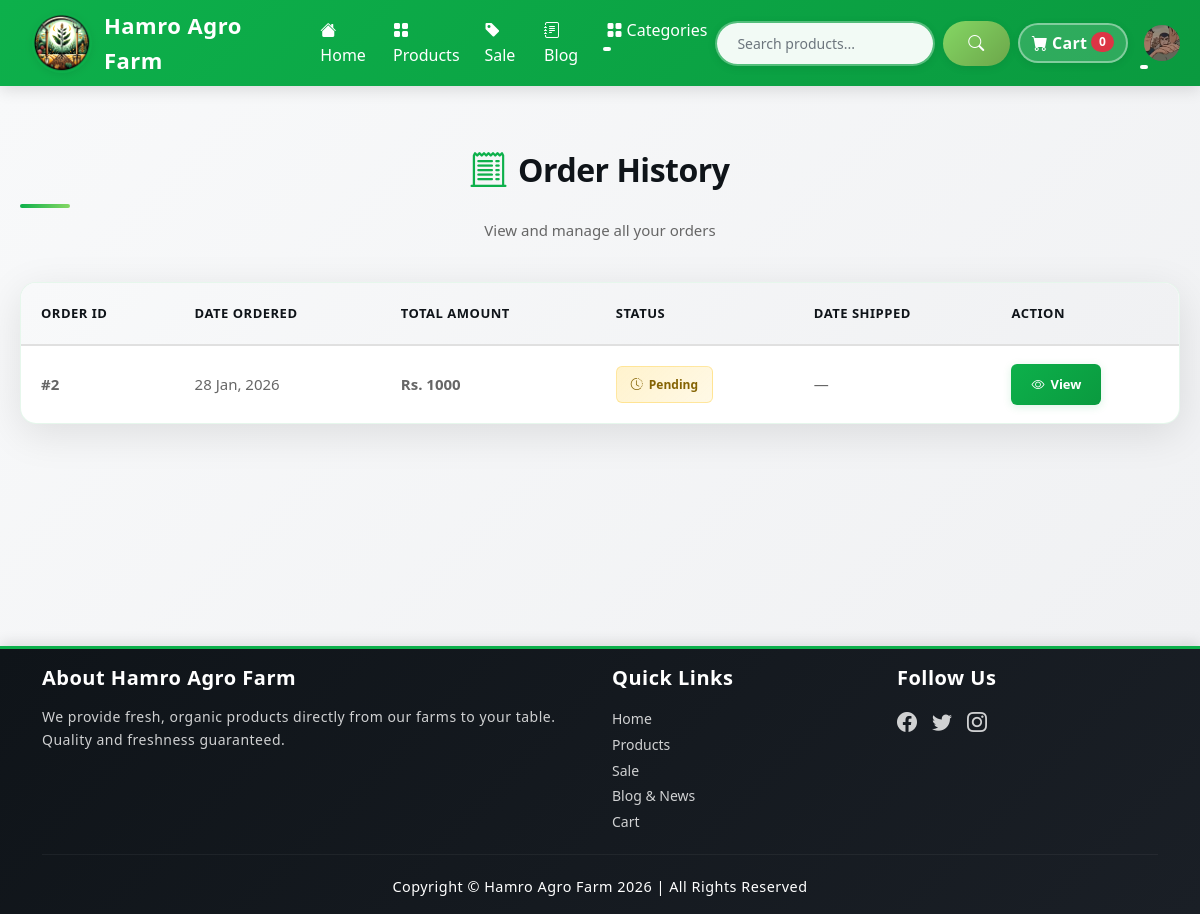
Screenshot of /payment/order-history/ (signed in) with the database file from the repository.
### user/models.py (models this page shows, shortened)
class Profile(models.Model):
    user=models.OneToOneField(User,on_delete=models.CASCADE)
    phone= models.CharField(max_length=15,blank=True)
    address= models.CharField(max_length=200, blank=True)
    profile_picture = models.ImageField(upload_to='profile_pictures/', blank=True, null=True)
    date_modified= models.DateTimeField(User,auto_now=True)
    old_cart= models.CharField(max_length=200,null=True, blank=True)

### payment/models.py (models this page shows, shortened)
class Order(models.Model):
    class ShippingStatus(models.TextChoices):
        PENDING = 'pending', 'Pending'
        SHIPPED = 'shipped', 'Shipped'
        DELIVERED = 'delivered', 'Delivered'
        CANCELLED = 'cancelled', 'Cancelled'
    user = models.ForeignKey(User, on_delete=models.CASCADE, null=True, blank=True)
    full_name = models.CharField(max_length=250)
    email = models.EmailField(max_length=250)
    phone = models.CharField(max_length=15, blank=True, null=True)
    shipping_address = models.TextField(max_length=15000)
    total_amount = models.DecimalField(max_digits=10, decimal_places=2, default=0)
    date_ordered = models.DateTimeField(auto_now_add=True)
    shipping_status = models.CharField(max_length=20, choices=ShippingStatus.choices, default=ShippingStatus.PENDING)
    date_shipped = models.DateTimeField(blank=True, null=True)

### payment/views.py (the view)
# urls.py: path('order-history/', views.order_history, name='order_history'),
@login_required
def order_history(request):
    orders = Order.objects.filter(user=request.user).order_by('-date_ordered')
    context = {
        'orders': orders,
    }
    return render(request, 'order_history.html', context)

### blog/context_processors.py (called while the page is built)
def blog_context(request):
    return {
        'blog_categories': Category.objects.all(),
        'featured_blog_posts': BlogPost.objects.filter(
            status='published',
            featured=True
        ).order_by('-published_at')[:3],
    }

### cart/cart.py (called while the page is built)
    def __len__(self):
        return sum(self.cart.values())  # Sum up all quantities

### cart/context_processor.py (called while the page is built)
def cart(request):
    return {'cart': Cart(request)}   #Return the default data from our cart

### product/context_processor.py (called while the page is built)
def categories_processor(request):
    categories = Category.objects.all().order_by('name')
    return {'categories': categories}

### payment/templates/order_history.html (shortened to what this page needs)
{% extends "base.html" %}
{% block content %}
<div class="order-history-container">
  <div class="order-history-header">
    <h2><i class="bi bi-receipt-cutoff"></i>Order History</h2>
    <p>View and manage all your orders</p>
  </div>
  {% if orders %}
    <div class="orders-table-wrapper">
      <table class="orders-table">
        <thead>
          <tr>
            <th>Order ID</th>
            <th>Date Ordered</th>
            <th>Total Amount</th>
            <th>Status</th>
            <th>Date Shipped</th>
            <th>Action</th>
          </tr>
        </thead>
        <tbody>
          {% for order in orders %}
          <tr>
            <td class="order-id" data-label="Order ID">#{{ order.id }}</td>
            <td class="order-date" data-label="Date Ordered">{{ order.date_ordered|date:"d M, Y" }}</td>
            <td class="order-amount" data-label="Total Amount">Rs. {{ order.total_amount|floatformat:0 }}</td>
            <td data-label="Status">
              {% if order.shipping_status == 'pending' %}
              <span class="status-badge status-pending">
                <i class="bi bi-clock-history"></i>Pending
              </span>
              {% elif order.shipping_status == 'shipped' %}
              <span class="status-badge status-shipped">
                <i class="bi bi-truck"></i>Shipped
              </span>
              {% elif order.shipping_status == 'delivered' %}
              <span class="status-badge status-delivered">
                <i class="bi bi-check-circle-fill"></i>Delivered
              </span>
              {% elif order.shipping_status == 'cancelled' %}
              <span class="status-badge status-cancelled">
                <i class="bi bi-x-circle-fill"></i>Cancelled
              </span>
              {% endif %}
            </td>
            <td class="order-date" data-label="Date Shipped">{{ order.date_shipped|default:"—" }}</td>
            <td data-label="Action">
              <a href="{% url 'order_confirmation' order.id %}" class="btn-view-details">
                <i class="bi bi-eye"></i>View
              </a>
            </td>
          </tr>
          {% endfor %}
        </tbody>
      </table>
    </div>
  {% endif %}
</div>
{% endblock %}

### templates/navbar.html (shortened to what this page needs)
{% load static %}
<nav class="navbar sticky-top navbar-expand-lg bg-custom">
  <div class="container-fluid">
    <a class="navbar-logo" href="{% url 'home' %}">
      <img src="{% static 'assets/logo.png' %}" alt="Logo">
      <span>Hamro Agro Farm</span>
    </a>
    <div class="collapse navbar-collapse" id="navbarSupportedContent">
      <ul class="navbar-nav me-auto mb-2 mb-lg-0 ms-lg-4">
        <li class="nav-item">
          <a class="nav-link" id="home" href="{% url 'home' %}">
            <i class="bi bi-house-fill me-1"></i>Home
          </a>
        </li>
        <li class="nav-item">
          <a class="nav-link" id="products" href="{% url 'product_catalog' %}">
            <i class="bi bi-grid-fill me-1"></i>Products
          </a>
        </li>
        <li class="nav-item">
          <a class="nav-link" id="sale" href="{% url 'sale' %}">
            <i class="bi bi-tag-fill me-1"></i>Sale
          </a>
        </li>
        <li class="nav-item">
          <a class="nav-link" id="blog" href="{% url 'blog:blog_list' %}">
            <i class="bi bi-journal-text me-1"></i>Blog
          </a>
        </li>
        <li class="nav-item dropdown">
          <a
            class="nav-link dropdown-toggle"
            id="navbarDropdown"
            href="#"
            role="button"
            data-bs-toggle="dropdown"
            aria-expanded="false"
          >
            <i class="bi bi-grid-fill me-1"></i>Categories
          </a>
        </li>
      </ul>
      <form class="d-flex" method="GET" action="{% url 'search' %}">
        <input
          class="form-control me-2"
          type="search"
          placeholder="Search products..."
          aria-label="Search"
          name="query"
        />
        <button class="btn bg-search me-2" type="submit">
          <i class="bi bi-search"></i>
        </button>
      </form>
      <a href="{% url 'cart_summary' %}" id="cart" class="btn d-flex align-items-center me-2 cart-btn">
        <i class="bi-cart-fill me-1"></i>
        <span class="d-none d-lg-inline">Cart</span>
        <span class="badge bg-danger text-white ms-1 rounded-pill" id="cart_quantity">{{ cart|length }}</span>
      </a>
      <ul class="navbar-nav ms-auto mb-2 mb-lg-0">
        {% if user.is_authenticated %}
        <li class="nav-item dropdown">
          <a
            class="nav-link dropdown-toggle"
            id="userDropdown"
            href="#"
            role="button"
            data-bs-toggle="dropdown"
            aria-expanded="false"
          >
            {% if user.profile.profile_picture %}
              <img src="{{ user.profile.profile_picture.url }}" alt="avatar" class="nav-avatar" style="width:36px;height:36px;object-fit:cover;border-radius:50%;"/>
            {% else %}
              <i class="fa-solid fa-user fa-lg"></i>
            {% endif %}
          </a>
        </li>
        {% endif %}
      </ul>
    </div>
  </div>
</nav>

### static/css/custom-style.css (style rules this page uses)
:root { --primary-green: #0db04b; --secondary-green: #0a9a3f; --light-green: #e8f5e9; --accent-green: #85d764; --dark-bg: #0f1419; --light-bg: #f8f9fa; --card-shadow: 0 4px 15px rgba(0, 0, 0, 0.1); --transition: all 0.3s cubic-bezier(0.4, 0, 0.2, 1); --shadow-sm: 0 2px 8px rgba(0, 0, 0, 0.08); --shadow-md: 0 4px 15px rgba(0, 0, 0, 0.12); --shadow-lg: 0 8px 24px rgba(0, 0, 0, 0.15); --shadow-xl: 0 12px 32px rgba(0, 0, 0, 0.18); --space-xs: 4px; --space-sm: 8px; --space-md: 12px; --space-lg: 16px; --space-xl: 20px; --space-2xl: 24px; --space-3xl: 30px; --radius-sm: 6px; --radius-md: 8px; --radius-lg: 12px; --radius-xl: 15px; --transition-fast: all 0.2s cubic-bezier(0.4, 0, 0.2, 1); --transition-normal: all 0.3s cubic-bezier(0.4, 0, 0.2, 1); --transition-slow: all 0.4s cubic-bezier(0.4, 0, 0.2, 1); }
* { scroll-behavior: smooth; box-sizing: border-box; }
body { font-family: 'Segoe UI', Tahoma, Geneva, Verdana, sans-serif; background-color: var(--light-bg); color: #2c3e50; line-height: 1.6; }
.bg-custom { background: linear-gradient(135deg, var(--primary-green) 0%, var(--secondary-green) 100%); box-shadow: var(--shadow-md); backdrop-filter: blur(10px); }
.navbar-logo { display: flex; align-items: center; text-decoration: none; transition: var(--transition-fast); }
.navbar-logo img { height: 60px; margin-right: var(--space-md); margin-left: 20px; filter: brightness(1.1); transition: var(--transition-fast); border-radius: 50%; box-shadow: var(--shadow-sm); }
.navbar-logo span { color: white; font-size: 22px; font-weight: 600; letter-spacing: 0.5px; }
.nav-link { color: white !important; font-size: 16px; font-weight: 500; transition: var(--transition-fast); position: relative; padding-bottom: 0.5rem !important; }
.nav-link:after { content: ''; position: absolute; width: 0; height: 2px; bottom: 0; left: 0; background-color: #fff; transition: width 0.3s ease; border-radius: 2px; }
.form-control { border-radius: 25px; border: 2px solid rgba(255, 255, 255, 0.3); background-color: rgba(255, 255, 255, 0.95); padding: 10px 20px; font-size: 14px; transition: var(--transition-fast); box-shadow: var(--shadow-sm); }
.bg-search { background: linear-gradient(135deg, var(--accent-green) 0%, #6ca64a 100%); border: none; color: white; font-weight: 500; padding: 10px 25px; border-radius: 25px; transition: var(--transition-fast); box-shadow: var(--shadow-sm); }
.cart-btn { border-radius: 25px; font-weight: 600; background-color: rgba(255, 255, 255, 0.15) !important; border: 2px solid rgba(255, 255, 255, 0.4) !important; color: white !important; transition: var(--transition-fast); box-shadow: var(--shadow-sm); }
.badge { animation: badge-pulse 0.3s ease; }
.btn { transition: var(--transition-fast); font-weight: 600; letter-spacing: 0.3px; }
h1, h2, h3, h4, h5, h6 { color: var(--dark-bg); font-weight: 700; letter-spacing: -0.5px; line-height: 1.3; }
h2 { position: relative; padding-bottom: 15px; margin-bottom: 30px; font-size: 32px; }
h2:after { content: ''; position: absolute; bottom: 0; left: 0; width: 50px; height: 4px; background: linear-gradient(90deg, var(--primary-green) 0%, var(--accent-green) 100%); border-radius: 2px; transition: var(--transition-normal); }

### templates/base.html (style rules this page uses)
html, body { height: 100%; }
body { display: flex; flex-direction: column; background-color: #f8f9fa; }
button, a, input[type="submit"], input[type="button"] { transition: all 0.3s cubic-bezier(0.4, 0, 0.2, 1); }
a { color: #0db04b; text-decoration: none; }

### rows the page displays
Order: id "2", date_ordered "28 Jan, 2026", total_amount "1000", shipping_status "pending" (drawn), date_shipped "—"

### other values shown
{{ cart|length }} "0"
